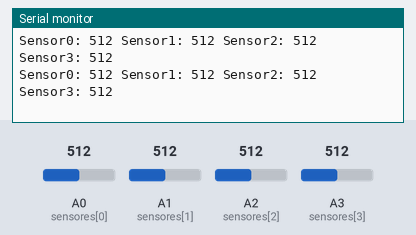
A sketch run on a simulated Arduino Uno, built with avr-gcc and run on an emulated ATmega328P. Parts: the last lines printed to the serial monitor. The inputs (shaded band) are chosen by the test bench; at power-on: A0 (sensores[0]) = 512, A1 (sensores[1]) = 512, A2 (sensores[2]) = 512, A3 (sensores[3]) = 512.

Above: at 1.3 s.
1.4 s: A0 (sensores[0]) set to 716
At 1.9 s:
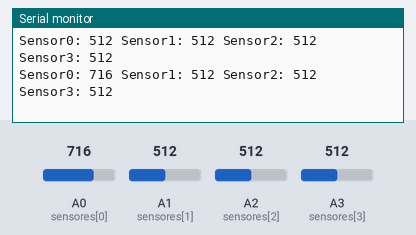
2.9 s: A1 (sensores[1]) set to 716
At 3.4 s:
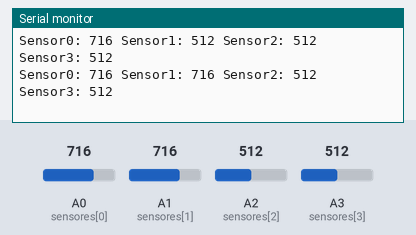
4.4 s: A2 (sensores[2]) set to 716
At 4.9 s:
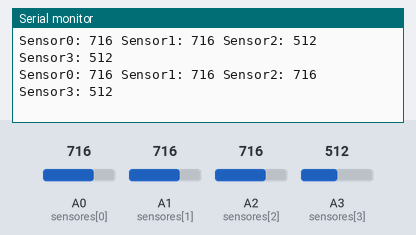
5.9 s: A3 (sensores[3]) set to 716
At 6.4 s:
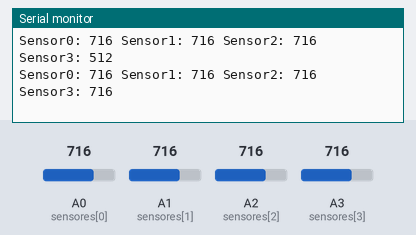
7.4 s: A0 (sensores[0]) set to 992
At 7.8 s:
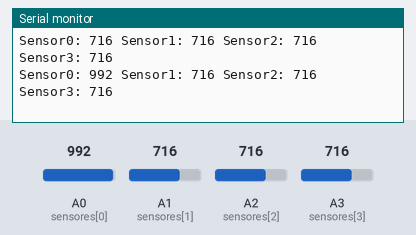
8.9 s: A1 (sensores[1]) set to 992
At 9.4 s:
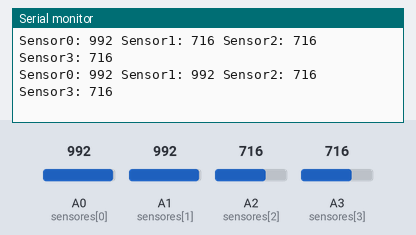
Timing chart, 0 to 11.4 s (numbered marks = the images above; inputs shaded):
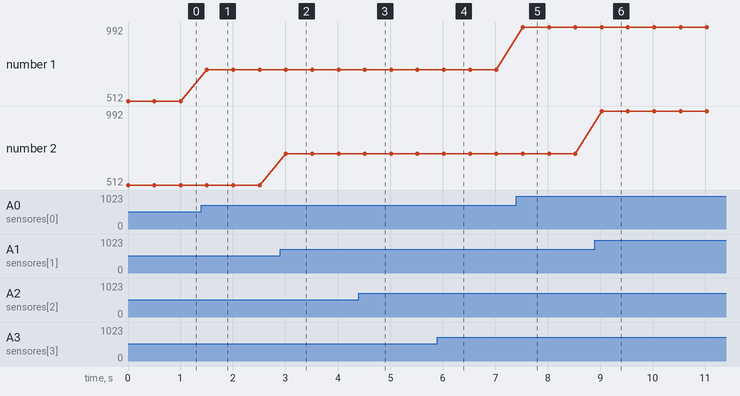

Measured:
- after the input at 1.4 s, the serial monitor: prints a new line after 0.11 s (image 1)
- after the input at 2.9 s, the serial monitor: prints a new line after 0.11 s (image 2)
- after the input at 4.4 s, the serial monitor: prints a new line after 0.12 s (image 3)
- after the input at 5.9 s, the serial monitor: prints a new line after 0.12 s (image 4)
- after the input at 7.4 s, the serial monitor: prints a new line after 0.13 s (image 5)
- after the input at 8.9 s, the serial monitor: prints a new line after 0.13 s (image 6)
- plotted number 1: 512 → 716 after the input at 1.4 s, 716 → 992 after the input at 7.4 s

The sketch:

Aula10_4.ino
```cpp
const int sensores[4] = {A0, A1, A2, A3};

void setup() {
  Serial.begin(9600);
}

void loop() {
  for (int i = 0; i < 4; i++) {
    int leitura = analogRead(sensores[i]);

    Serial.print("Sensor");
    Serial.print(i);
    Serial.print(": ");
    Serial.print(leitura);
    Serial.print(" ");
  }

  Serial.println();
  delay(500);
}
```
